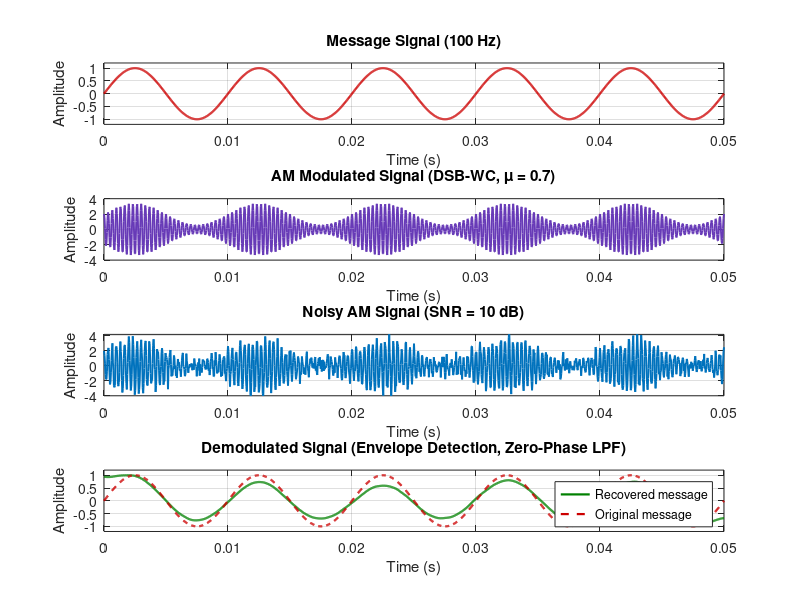
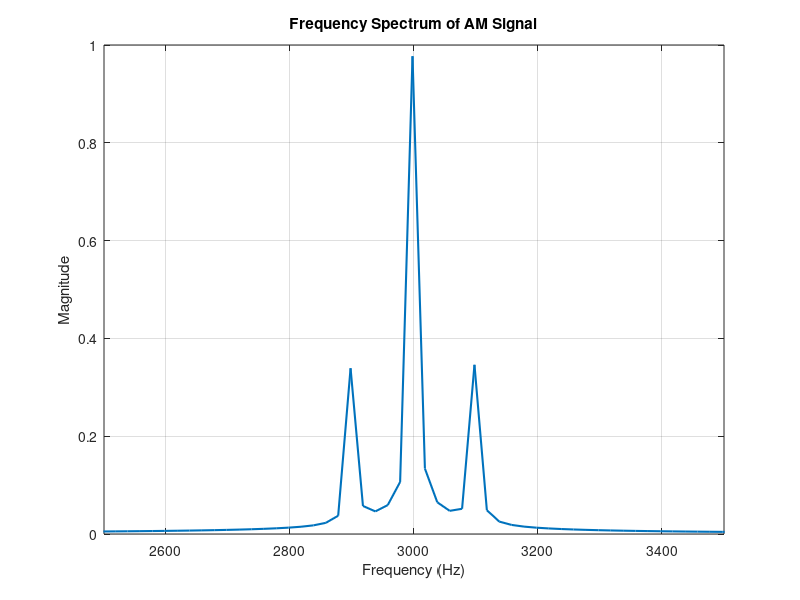

MATLAB code for these plots, in order:
clc; clear; close all;

%% ====================== STEP 1: PARAMETERS ===============================
Fs = 25000;                 %% Sampling frequency (Hz)
T  = 0.05;                  % Total simulation time (s)
t  = 0:1/Fs:T;              % Time vector (50 ms)
fc = 3000;                  % Carrier frequency (Hz)
fm = 100;                   % Message frequency (Hz)

%% ====================== STEP 2: SIGNAL GENERATION ========================
mu = 0.7;                   % Modulation index (0 < mu < 1 for under-modulation)
message = sin(2*pi*fm*t);   % Normalized baseband message in [-1, 1]
carrier = cos(2*pi*fc*t);   % High-frequency carrier (2 kHz)

%% ====================== STEP 3: AM MODULATION ============================
carrier_amp = 2;                            % Carrier amplitude (A_c)

% Envelope: A_c * (1 + mu * message), so:
% Vmax = A_c * (1 + mu),  Vmin = A_c * (1 - mu) > 0 when mu < 1
modulated = carrier_amp * (1 + mu * message) .* carrier;

%% ====================== STEP 4: ADD NOISE (Manual AWGN) ==================
SNR_dB = 10;                                % Desired RF SNR (dB)
signal_power = mean(modulated.^2);
SNR_linear  = 10^(SNR_dB/10);
noise_power = signal_power / SNR_linear;

noise = sqrt(noise_power) * randn(size(modulated));
modulated_noisy = modulated + noise;

%% ====================== STEP 5: ENVELOPE DEMODULATION (ZERO-PHASE) =======
% Step 1: Rectification (ideal diode)
rectified = abs(modulated_noisy);

% Step 2: RC low-pass filter (first-order), implemented forward-backward
RC = 1/(2*pi*fm);           % RC time constant (cutoff ~ fm)
Ts = 1/Fs;                  % Sampling period
alpha = Ts / (RC + Ts);     % Discretization: y[n]=alpha*x[n]+(1-alpha)*y[n-1]

% ---- Forward pass ----
env_fwd = zeros(size(rectified));
env_fwd(1) = rectified(1);
for k = 2:length(rectified)
    env_fwd(k) = alpha * rectified(k) + (1 - alpha) * env_fwd(k-1);
end

% ---- Backward pass (to cancel phase delay) ----
env_bwd = zeros(size(rectified));
env_bwd(end) = env_fwd(end);
for k = length(rectified)-1:-1:1
    env_bwd(k) = alpha * env_fwd(k) + (1 - alpha) * env_bwd(k+1);
end

demodulated = env_bwd;      % Zero-phase envelope

% Remove DC and normalize for comparison with original message
demodulated_ac   = demodulated - mean(demodulated);
demodulated_norm = demodulated_ac / max(abs(demodulated_ac));

%% ====================== STEP 6: TIME-DOMAIN PLOTS ========================
figure('Name','AM Transmitter-Receiver Simulation');

subplot(4,1,1);
plot(t, message, 'Color', '#cc0000', 'LineWidth', 1.6);
grid on; ylim([-1.2 1.2]);
title('Message Signal (100 Hz)', 'FontSize', 11);
xlabel('Time (s)'); ylabel('Amplitude');

subplot(4,1,2);
plot(t, modulated, 'm' , 'Color', '#673AB7','LineWidth', 1.4);
grid on; ylim([-4 4]);
title(['AM Modulated Signal (DSB-WC, \mu = ', num2str(mu), ')'], 'FontSize', 11);
xlabel('Time (s)'); ylabel('Amplitude');

subplot(4,1,3);
plot(t, modulated_noisy, 'LineWidth', 1.4);
grid on; ylim([-4 4.2]);
title(['Noisy AM Signal (SNR = ', num2str(SNR_dB), ' dB)'], 'FontSize', 11);
xlabel('Time (s)'); ylabel('Amplitude');

subplot(4,1,4);
plot(t, demodulated_norm,'Color', '#008000', 'LineWidth', 1.6); hold on;
plot(t, message, 'Color', '#cc0000', 'LineStyle', '--', 'LineWidth', 1.6);
grid on; ylim([-1.2 1.2]);
title('Demodulated Signal (Envelope Detection, Zero-Phase LPF)', 'FontSize', 11);
xlabel('Time (s)'); ylabel('Amplitude');
legend('Recovered message','Original message');

%% ====================== STEP 7: FREQUENCY SPECTRUM =======================
L = length(modulated);
f = Fs * (0:floor(L/2)) / L;    % Frequency axis (one-sided)

Y = fft(modulated);
P = abs(Y/L);
P1 = P(1:floor(L/2)+1);

figure('Name','Frequency Spectrum of AM Signal');
plot(f, P1, 'LineWidth', 1.5); grid on; xlim([2500 3500]);
title('Frequency Spectrum of AM Signal');
xlabel('Frequency (Hz)'); ylabel('Magnitude');

%% ====================== STEP 8: MANUAL SNR CALCULATION ===================
% RF-domain SNR (before demodulation)
signal_before = modulated;
noise_before  = modulated_noisy - modulated;
snr_before    = 10*log10(mean(signal_before.^2) / mean(noise_before.^2));

% Baseband SNR after demodulation
num = demodulated_norm * message.';            % cross-correlation term
den = demodulated_norm * demodulated_norm.';   % energy of recovered
k_opt = num / den;
recovered_scaled = k_opt * demodulated_norm;

noise_after = recovered_scaled - message;
snr_after   = 10*log10(mean(message.^2) / mean(noise_after.^2));

fprintf('Estimated SNR before demodulation (Carrier): %.2f dB\n', snr_before);
fprintf('Estimated SNR after demodulation  (Baseband): %.2f dB\n', snr_after);
